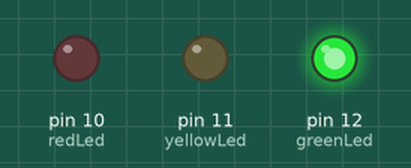
This program was run on a simulated Arduino Uno, built with avr-gcc and run on an emulated ATmega328P. On the bench: output pins drawn as LEDs (lit = HIGH).

Above: at 2.2 s.
At 5.2 s:
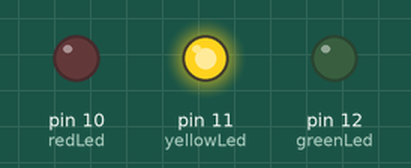
At 8.2 s:
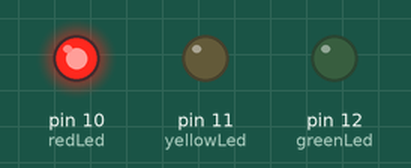
Timing chart, 0 to 13.7 s (numbered marks = the images above):
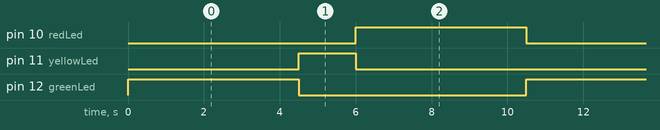

The program:

main.cpp
```cpp
#include <Arduino.h>

int redLed = 10;
int yellowLed = 11;
int greenLed = 12;

void setupLed() {
  pinMode(redLed, OUTPUT);
  pinMode(yellowLed, OUTPUT);
  pinMode(greenLed, OUTPUT);
}

void trafficLight() {
  // Green light on for 5 seconds
  digitalWrite(greenLed, HIGH);
  digitalWrite(yellowLed, LOW);
  digitalWrite(redLed, LOW);
  delay(4500);

  // Yellow light on for 2 seconds
  digitalWrite(greenLed, LOW);
  digitalWrite(yellowLed, HIGH);
  digitalWrite(redLed, LOW);
  delay(1500);

  // Red light on for 5 seconds
  digitalWrite(greenLed, LOW);
  digitalWrite(yellowLed, LOW);
  digitalWrite(redLed, HIGH);
  delay(4500);
}

void setup() {
  setupLed();
}

void loop() {
  trafficLight();
}
```

Measured:
- by itself, pin 10 (redLed), pin 12 (greenLed): alternates HIGH for 4.5 s and LOW for 6.0 s
- by itself, pin 11 (yellowLed): alternates HIGH for 1.5 s and LOW for 9.0 s
- by itself, everything shown: repeats every 10.5 s, in 3 steps
